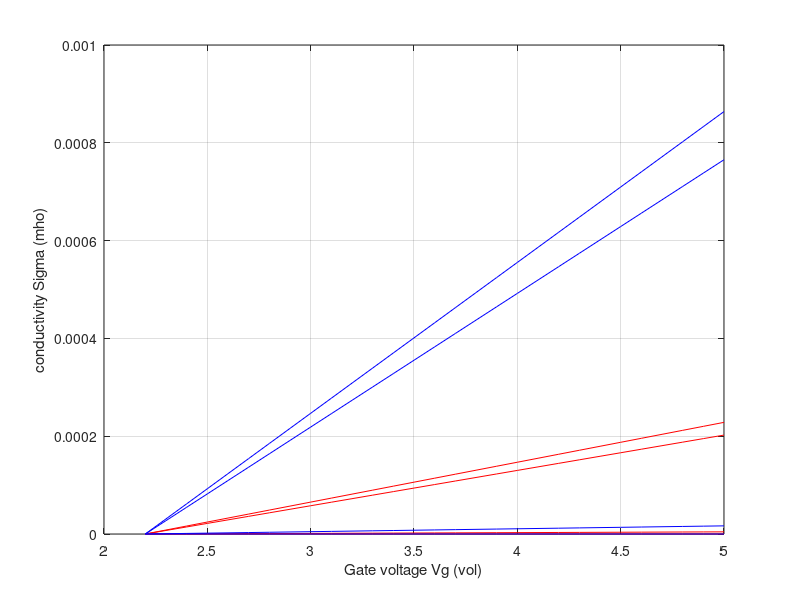

Write the MATLAB code that produced this figure.
%conductivity Vs gate voltage for Sio2 and new dielectric
Vg  = 2.2:.1:5 % Gate voltage Which is varied above threshold value
Nm=6e12;
mu0=500;

er1 = 3.7;
er2 = 14;
    for Nss = [1e11 1e12 1e13 1e14]
        mu=mu0.*exp(-1.*((3*Nss)./(2*Nm)).^1.5);
        d=20e-7;
        e1=er1*8.85e-14;
        Ci1=(e1/d);
        vt = 2.2;
        q1=(1)*Ci1*(Vg-vt);
        sig1=mu*q1;
        plot(Vg,sig1,'r');
        grid on
        hold on
    end
   for Nss = [1e11 1e12 1e13 1e14]
        mu=mu0.*exp(-1.*((3*Nss)./(2*Nm)).^1.5);
        d=20e-7;
        e2=er2*8.85e-14;
        Ci2=(e2/d);
        vt = 2.2;
        q2=(1)*Ci2*(Vg-vt);
        sig2=mu*q2;
        plot(Vg,sig2,'b');
        grid on
        hold on
   end

xlabel('Gate voltage Vg (vol)');
ylabel('conductivity Sigma (mho)');
    hold off